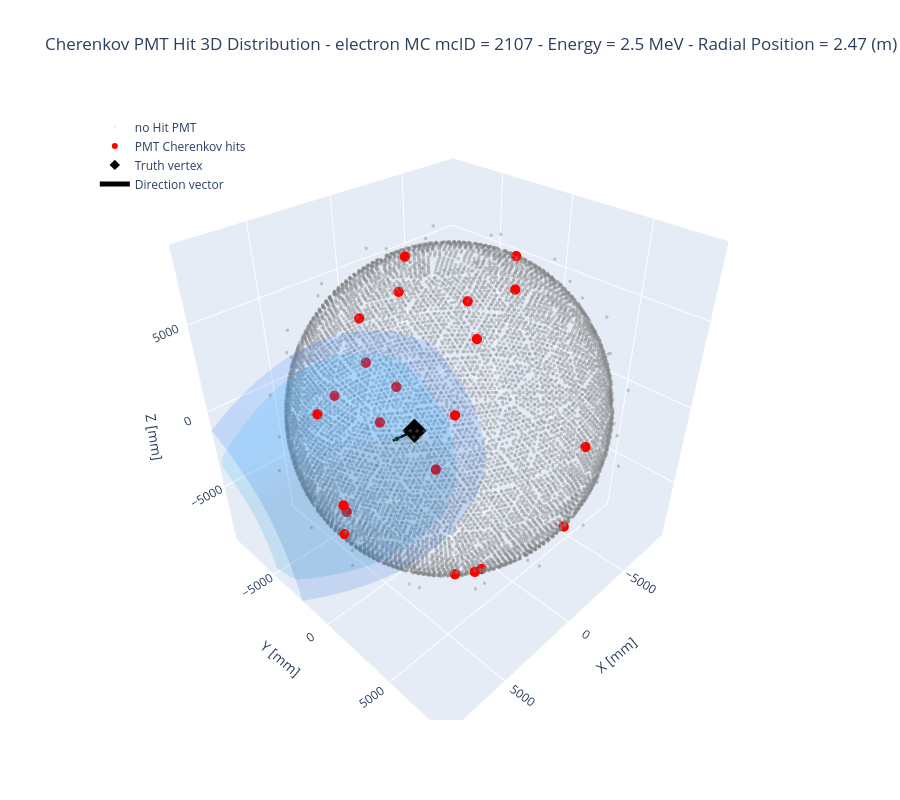

The notebook cell saved with this chart:
### Code cell
random_evtID = np.random.randint(0, len(energy_ev))  # Random number to pick a random event to plot
#random_evtID = 4383

# ======= Preparing the Data =======
hit_pmt_xyz_ev_i = hit_pmt_xyz_ev[random_evtID]
hit_pmt_id_ev_i = hit_pmt_id_ev[random_evtID]
energy_ev_i = energy_ev[random_evtID]
pos_mc_ev_i = pos_mc_ev[random_evtID]
posr_mc_ev_i = posr_mc_ev[random_evtID]
dir_mc_ev_i = dir_mc_ev[random_evtID]

# Hit coordinates
x = hit_pmt_xyz_ev_i[:, 0]
y = hit_pmt_xyz_ev_i[:, 1]
z = hit_pmt_xyz_ev_i[:, 2]

# PMT DB coordinates: Remove PMT Type 2
no_hit_mask = ~np.isin(pmt_db_id, np.unique(hit_pmt_id_ev_i))
no_hit_xyz = pmt_db_pos_xyz[no_hit_mask]

# Vertex coordinates
vx, vy, vz = pos_mc_ev_i

# Direction Vector configuration
arrow_length = 2500
dx, dy, dz = dir_mc_ev_i * arrow_length

# ====== Cherenkov Cones Definitions ======
# Two cones: Define the opening angle between the cone surface and the direction of the event
cos_theta_inner = 0.75  
cos_theta_outer = 0.65  

theta_inner = np.arccos(cos_theta_inner)
theta_outer = np.arccos(cos_theta_outer)

# Vector orthogonal to the cone base
arbitrary = np.array([0.0, 0.0, 1.0])
if np.abs(np.dot(dir_mc_ev_i, arbitrary)) > 0.99:
    arbitrary = np.array([0.0, 1.0, 0.0])

v1 = np.cross(dir_mc_ev_i, arbitrary)
v1 /= np.linalg.norm(v1)
v2 = np.cross(dir_mc_ev_i, v1)

# Altura del cono hasta la superficie de los PMTs (~8500 mm)
cone_height = 8500 

# Grid to construct the cone surface
h_grid, phi_grid = np.meshgrid(np.linspace(0, cone_height, 30), np.linspace(0, 2 * np.pi, 60))

def generate_cone_surface(theta):
    r_grid = h_grid * np.tan(theta)
    c_x = np.zeros(h_grid.shape)
    c_y = np.zeros(h_grid.shape)
    c_z = np.zeros(h_grid.shape)
    
    for i in range(h_grid.shape[0]):
        for j in range(h_grid.shape[1]):
            h = h_grid[i, j]
            r = r_grid[i, j]
            phi = phi_grid[i, j]
            pt = np.array([vx, vy, vz]) + h * dir_mc_ev_i + r * (np.cos(phi) * v1 + np.sin(phi) * v2)
            c_x[i, j] = pt[0]
            c_y[i, j] = pt[1]
            c_z[i, j] = pt[2]
    return c_x, c_y, c_z

# Generate the cooordinates of the cone surfaces
cone_x_in, cone_y_in, cone_z_in = generate_cone_surface(theta_inner)
cone_x_out, cone_y_out, cone_z_out = generate_cone_surface(theta_outer)


# ====== Figure ======
fig = go.Figure()

# No hit PMTs
fig.add_trace(go.Scatter3d(x=no_hit_xyz[:, 0], y=no_hit_xyz[:, 1], z=no_hit_xyz[:, 2], mode='markers', 
                           name='no Hit PMT', marker=dict(size=2, opacity=0.15, color='gray'), hoverinfo='skip'))

# Inner Cone
fig.add_trace(go.Surface(x=cone_x_in, y=cone_y_in, z=cone_z_in, colorscale=[[0, 'rgba(0, 180, 255, 0.15)'], [1, 'rgba(0, 180, 255, 0.15)']], 
                         showscale=False, name=r'Inner Cone ($\cos\\theta=0.75$)', hoverinfo='skip'))

# External Cone
fig.add_trace(go.Surface(x=cone_x_out, y=cone_y_out, z=cone_z_out, colorscale=[[0, 'rgba(0, 100, 255, 0.15)'], [1, 'rgba(0, 100, 255, 0.15)']],
                         showscale=False, name=r'Outer Cone ($\cos\\theta=0.60$)', hoverinfo='skip'))

# Hit PMTs (Cherenkov Hits) 
fig.add_trace(go.Scatter3d(x=x, y=y, z=z, mode='markers', name='PMT Cherenkov hits', marker=dict(size=6, opacity=1, color='red'),
                           hovertemplate='X: %{x:.2f}<br>Y: %{y:.2f}<br>Z: %{z:.2f}<extra>PMT hit</extra>'))

# Event Vertex
fig.add_trace(go.Scatter3d(x=[vx], y=[vy], z=[vz], mode='markers', name='Truth vertex', marker=dict(size=8, color='black', symbol='diamond')))

# 6. Tail of the vector
fig.add_trace(go.Scatter3d(x=[vx, vx + dx], y=[vy, vy + dy], z=[vz, vz + dz], mode='lines', name='Direction vector',
    line=dict(color='black', width=5), showlegend=True, hoverinfo='skip'))

# 7. Vector head_arrow as a cone
fig.add_trace(go.Cone(x=[vx + dx], y=[vy + dy], z=[vz + dz], u=[dx], v=[dy], w=[dz], name='Direction tip', 
    colorscale=[[0, 'green'], [1, 'black']], showscale=False, sizemode='absolute', sizeref=arrow_length * 0.2, anchor='tip', showlegend=False))

# Layout
fig.update_layout(title=fr'Acceptance Window Cones ($\cos\\theta \in [0.60, 0.75]$)<br>electron MC - mcID = {random_evtID} - Energy = {energy_ev_i} MeV', 
                  scene=dict(xaxis_title='X [mm]', xaxis=dict(nticks=4, range=[-9000, 9000]),
                             yaxis_title='Y [mm]', yaxis=dict(nticks=4, range=[-9000, 9000]),
                             zaxis_title='Z [mm]', zaxis=dict(nticks=4, range=[-9000, 9000]), aspectmode='data'), 
                  width=900, height=800, legend=dict(x=0.02, y=0.98))

fig.update_layout(title=f'Cherenkov PMT Hit 3D Distribution - electron MC' + '\n' + rf'mcID = {random_evtID} - Energy = {energy_ev_i} MeV - Radial Position = {posr_mc_ev_i/1000:.2f} (m)', 
                  scene=dict(xaxis_title='X [mm]', xaxis = dict(nticks=4, range=[-9000, 9000]),
                             yaxis_title='Y [mm]', yaxis = dict(nticks=4, range=[-9000, 9000]),
                             zaxis_title='Z [mm]', zaxis = dict(nticks=4, range=[-9000, 9000]), aspectmode='data'), 
                  width=900, height=800, legend=dict(x=0.02,y=0.98),)


fig.show()

### Figure 1 — Plotly figure (JSON) as saved in the notebook; plotly's stock layout.template omitted (floating-point values rounded to 4 significant figures; data arrays with more than 128 entries replaced by an {"elided": "..."} marker saying what was removed)
{"data": [{"hoverinfo": "skip", "marker": {"color": "gray", "opacity": 0.15, "size": 2}, "mode": "markers", "name": "no Hit PMT", "type": "scatter3d", "x": {"elided": "29118 float values"}, "y": {"elided": "29118 float values"}, "z": {"elided": "29118 float values"}}, {"colorscale": [[0, "rgba(0, 180, 255, 0.15)"], [1, "rgba(0, 180, 255, 0.15)"]], "hoverinfo": "skip", "name": "Inner Cone ($\\cos\\\\theta=0.75$)", "showscale": false, "type": "surface", "x": {"elided": "60x30 float values"}, "y": {"elided": "60x30 float values"}, "z": {"elided": "60x30 float values"}}, {"colorscale": [[0, "rgba(0, 100, 255, 0.15)"], [1, "rgba(0, 100, 255, 0.15)"]], "hoverinfo": "skip", "name": "Outer Cone ($\\cos\\\\theta=0.60$)", "showscale": false, "type": "surface", "x": {"elided": "60x30 float values"}, "y": {"elided": "60x30 float values"}, "z": {"elided": "60x30 float values"}}, {"hovertemplate": "X: %{x:.2f}<br>Y: %{y:.2f}<br>Z: %{z:.2f}<extra>PMT hit</extra>", "marker": {"color": "red", "opacity": 1, "size": 6}, "mode": "markers", "name": "PMT Cherenkov hits", "type": "scatter3d", "x": [8265.0, 7883.0, 4842.0, 7703.0, 1726.0, 2492.0, -953.5, 2124.0, -604.5, -2524.0, -2877.0, 4775.0, -2254.0, -713.0, 1051.0, -953.6, -3789.0, -6371.0, 3952.0, 4615.0, -703.2, -609.2], "y": [1594.0, 827.6, -3357.0, -518.6, -7999.0, 4184.0, -8290.0, 4564.0, -8138.0, -7433.0, -7226.0, 5204.0, -3605.0, -6996.0, -1958.0, 7332.0, 753.3, -5045.0, 5790.0, 5090.0, 3431.0, 8222.0], "z": [-290.6, -2797.0, -5994.0, 3314.0, -1965.0, 6770.0, -1018.0, -6733.0, 2083.0, -3053.0, 3245.0, 4569.0, -7258.0, -4595.0, 8106.0, -4002.0, 7461.0, 2172.0, -4663.0, -4838.0, 7649.0, 1634.0]}, {"marker": {"color": "black", "size": 8, "symbol": "diamond"}, "mode": "markers", "name": "Truth vertex", "type": "scatter3d", "x": [2463.0], "y": [-75.65], "z": [-70.87]}, {"hoverinfo": "skip", "line": {"color": "black", "width": 5}, "mode": "lines", "name": "Direction vector", "showlegend": true, "type": "scatter3d", "x": [2463.0, 2386.0], "y": [-75.65, -1954.0], "z": [-70.87, -1719.0]}, {"anchor": "tip", "colorscale": [[0, "green"], [1, "black"]], "name": "Direction tip", "showlegend": false, "showscale": false, "sizemode": "absolute", "sizeref": 500, "type": "cone", "u": [-77.25], "v": [-1878.0], "w": [-1648.0], "x": [2386.0], "y": [-1954.0], "z": [-1719.0]}], "layout": {"height": 800, "legend": {"x": 0.02, "y": 0.98}, "scene": {"aspectmode": "data", "xaxis": {"nticks": 4, "range": [-9000, 9000], "title": {"text": "X [mm]"}}, "yaxis": {"nticks": 4, "range": [-9000, 9000], "title": {"text": "Y [mm]"}}, "zaxis": {"nticks": 4, "range": [-9000, 9000], "title": {"text": "Z [mm]"}}}, "title": {"text": "Cherenkov PMT Hit 3D Distribution - electron MC\nmcID = 2107 - Energy = 2.5 MeV - Radial Position = 2.47 (m)"}, "width": 900}}
